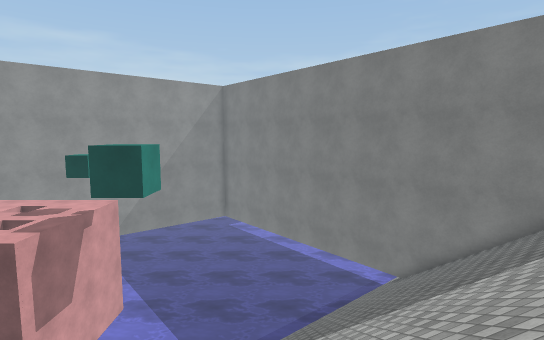
view 1 (above)

16 first-person views from a walk through a 3-D level made in the Unity game engine. The camera is 1.5 m above the floor, tilts 6° down and sees 80° across. The floor is counted in squares, 1 m on a side. Each view is taken from the middle of a square. On the plan, view 1 faces up. The plan holds only what a view shows up to about 15 squares ahead; the rest is blank. The place goes on beyond the plan. Surface patterns are stand-ins for the level's own textures.

view 2
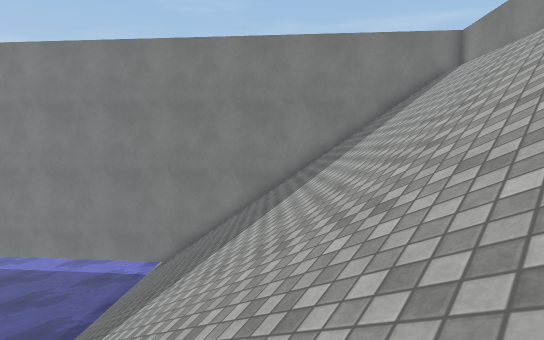

view 3
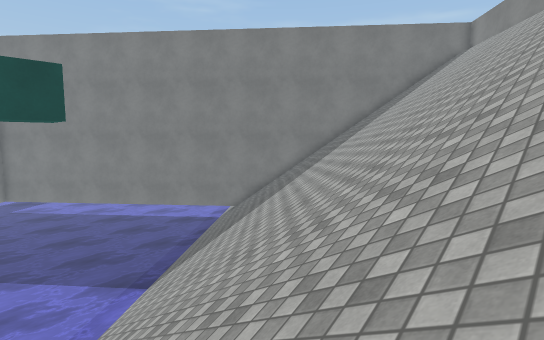

view 4
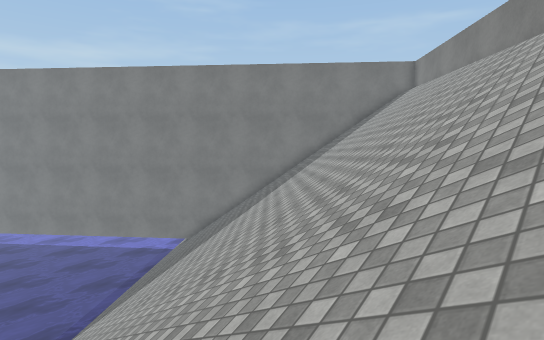

view 5
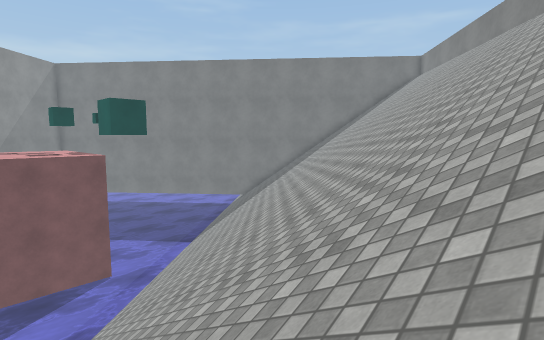

view 6
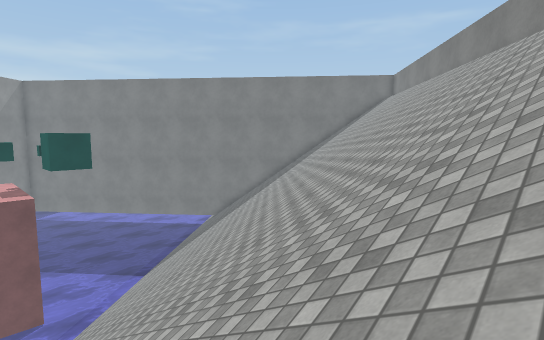

view 7
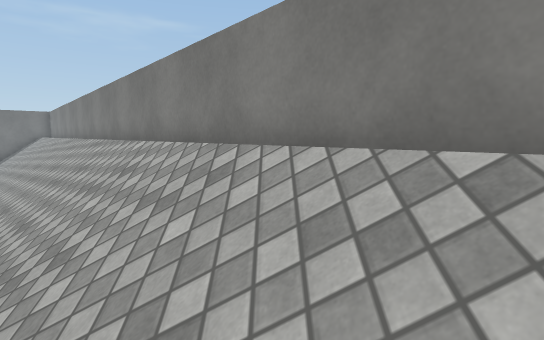

view 8
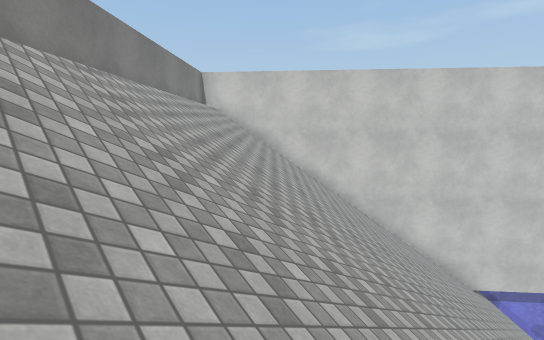

view 9
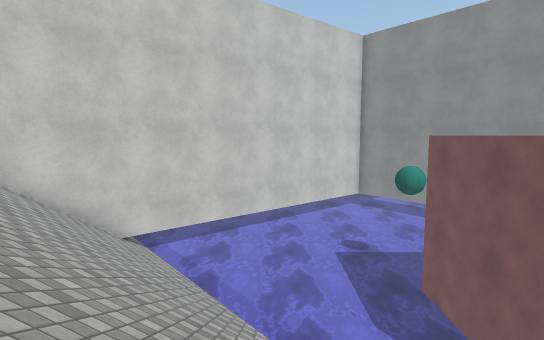

view 10
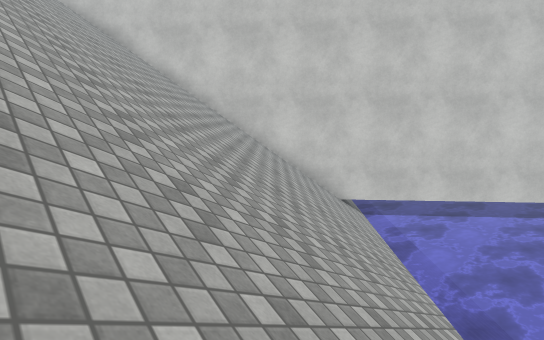

view 11
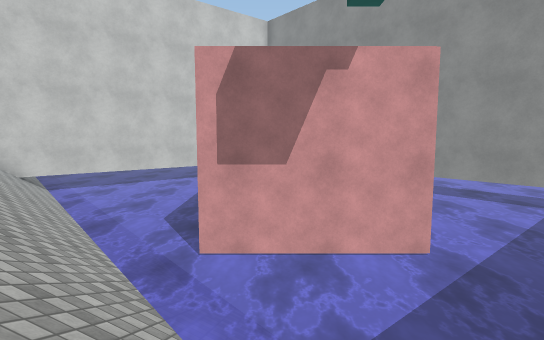

view 12
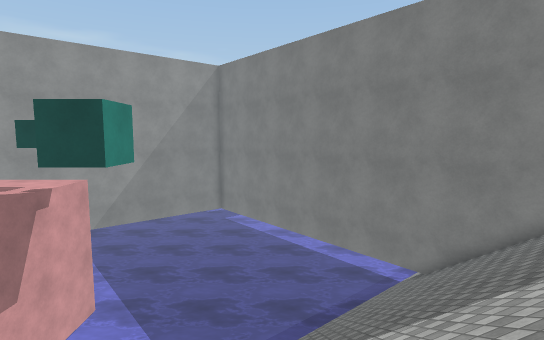

view 13
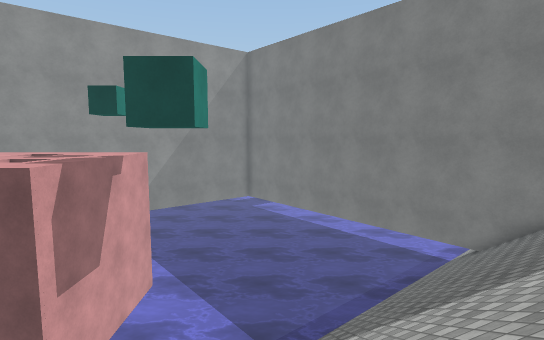

view 14
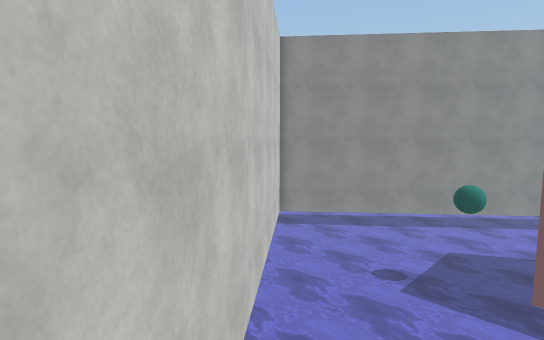

view 15
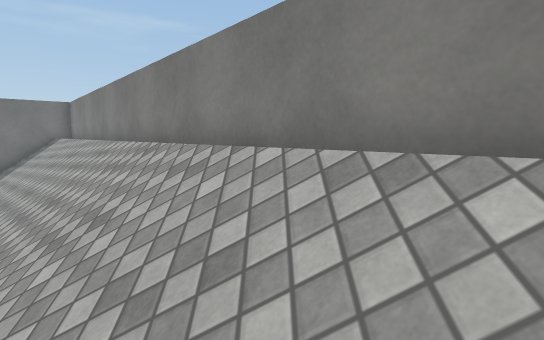

view 16
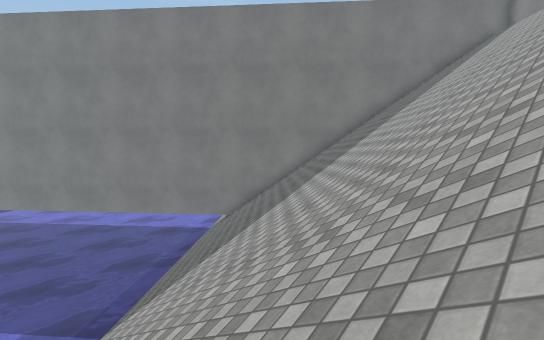

### Floor plan
Key: @ floor where view 1 was taken; # wall or solid block; . floor; / step, stairs or slope; ~ water the walk can cross; ≈ water the walk keeps out of.
Columns run from 17 left of view 1 to 13 right of it. Each row starts with its distance up from view 1.
 17    ##≈≈≈≈≈≈≈≈≈≈≈≈≈≈≈##
 16    ≈≈≈≈≈≈≈≈≈≈≈≈≈≈≈≈≈≈##
 15       ≈≈≈≈≈≈≈≈≈≈≈≈≈≈≈≈##
 14         ≈≈≈≈≈≈≈≈≈≈≈≈≈~/##
 13     ≈≈   ≈≈≈≈≈≈≈≈≈≈≈~///#
 12    ≈≈≈     ≈≈≈≈≈≈≈≈.////##
 11   ≈≈≈≈≈    ≈≈≈≈≈≈~///////##
 10  ≈≈≈≈≈≈    ≈≈≈≈≈~/////////##
  9 ≈≈≈≈≈≈≈    ≈≈≈≈~///////////##
  8 ≈≈≈≈≈≈≈    ≈≈≈~/////////////##
  7 ≈≈≈≈≈≈≈≈≈≈≈≈≈.///////////////#
  6 ≈≈≈≈≈≈≈≈≈≈≈~/////////////////##
  5 ≈≈≈≈≈≈≈≈≈≈~///////////////////#
  4 ≈≈≈≈≈≈≈≈≈~////////////////////#
  3 ≈≈≈≈≈≈≈≈~////////////////////##
  2 ≈≈≈≈≈≈≈~////////////////////##
  1 #≈≈≈≈~/////////////////////##
  0 ##≈≈~////////////@///////###
 -1  ##~////////////////////##
 -2   ##///////////////////##
 -3    ##/////////////////##
 -4     #////////////////##
 -5     ##/////////////###
 -6      ##///////////###
 -7       ##/////////##
 -8        ##///////##
 -9         ##/////##
-10          #/// ##
-11          ##/###
-12           ###

Where each view was taken, in squares from view 1:
view 1: 0 up, 0 right, facing up
view 2: 0 up, 1 left, facing up-right
view 3: 1 down, 6 left, facing up-right
view 4: 3 down, 4 left, facing up-right
view 5: 5 down, 10 left, facing up-right
view 6: 6 down, 8 left, facing up-right
view 7: 10 down, 7 left, facing right
view 8: 1 up, 3 right, facing down-left
view 9: 3 up, 2 left, facing left
view 10: 5 up, 2 left, facing down-left
view 11: 9 up, 1 right, facing left
view 12: 2 up, 0 right, facing up
view 13: 2 up, 2 left, facing up
view 14: 5 down, 10 left, facing up-left
view 15: 5 down, 1 left, facing right
view 16: 1 up, 4 left, facing up-right
